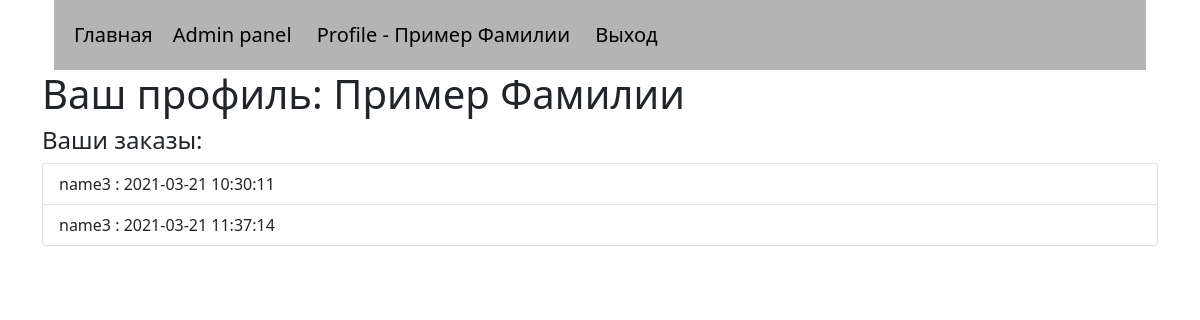
The app's page /profile.php (signed in) with its own data.
### tables this page shows
CREATE TABLE `orders` (
  `id` int(11) NOT NULL,
  `product_id` int(11) NOT NULL,
  `user` varchar(30) NOT NULL,
  `date` timestamp NOT NULL DEFAULT CURRENT_TIMESTAMP
);

CREATE TABLE `product` (
  `id` int(11) NOT NULL,
  `name` varchar(30) NOT NULL,
  `descr` text NOT NULL,
  `price` int(9) NOT NULL
);

### modules/user_module.php (called while the page is built, shortened)
<?php
    require_once('bd.php');
    class User{
        private $fio;
        private $email;
        function __construct()
        {
            $this->fio =  $_SESSION['fio']?$_SESSION['fio']:'';
            $this->email =  $_SESSION['email']?$_SESSION['email']:'';
        }
        public function getFio(){
            return $this->fio;
        }
        public function getEmail(){
            return $this->email;
        }
        public function getUserOrders($email){
            global $mysql;
            $query = "SELECT * FROM `orders` WHERE user='$email'";
            $result = mysqli_query($mysql, $query);
            if($result){
                $result_array = [];
                while($row = mysqli_fetch_assoc($result)){
                    $result_array[] = $row;
                }
                return $result_array;
            }else{
                return false;
            }
        }
    }
    $user = new User;
?>

### modules/products_module.php (called while the page is built, shortened)
<?php
    require_once('bd.php');
    class Product{
        public function getNameForId($id){
            global $mysql;
            $query = "SELECT name FROM `product` WHERE id=$id";
            $result = mysqli_query($mysql, $query);
            if($result){
                if($product = mysqli_fetch_assoc($result)){
                    return $product['name'];
                }
            }
        }
    }
$product = new Product();
?>

### profile.php (the view, shortened to what this page needs)
<?php
    require 'modules/user_module.php';
    require 'modules/products_module.php';
?>
<div class="container">
    <? require 'header.php' ?>
    <h1>Ваш профиль: <span><?= $user->getFio() ?></span></h1>
    <h4>Ваши заказы: </h4>
    <ul class="list-group">
        <?php
            foreach($user->getUserOrders($user->getEmail()) as $order){
                echo '
                    <li class="list-group-item">
                        <div>';
                            echo $product->getNameForId($order['product_id']).' : '.$order['date'];
                echo '</div>
                    </li>';
            }
        ?>
    </ul >
</div>

### css/style.css (style rules this page uses)
.container { position: relative; }

### records on screen
orders: product.name "name3", date "2021-03-21 10:30:11"
orders: product.name "name3", date "2021-03-21 11:37:14"

### other values on screen
$user->getFio() "Пример Фамилии"
